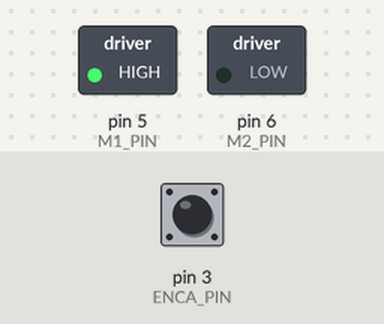
Recording of a program running on a simulated Arduino Nano, built with avr-gcc and run on an emulated ATmega328P. Shown: switched loads named in the program (green lamp = pin HIGH). The inputs (shaded band) are chosen by the test bench; at power-on: pin 3 (ENCA_PIN) HIGH. Pins used as bus, display or sensor lines are not drawn.

Above: at 1.5 s.
At 4.7 s:
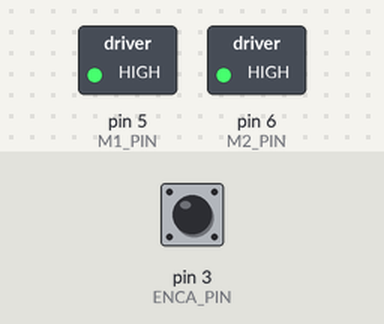
Timing chart, 0 to 7.2 s (numbered marks = the images above):
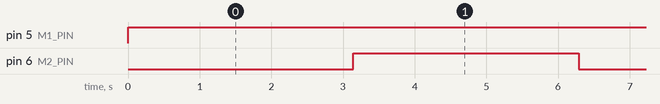

The program:

main.cpp
```cpp
#include <Arduino.h>
#include <TimerOne.h>
#include <util/atomic.h>

// #define _DEBUG

#define SLEEP_PIN 2
#define ENCA_PIN 3
#define ENCB_PIN 4
#define M1_PIN 5
#define M2_PIN 6

// specify interrupt variable as volatile
volatile long g_positionInterrupt = 0L;
volatile bool timerTrigger = true;

// Encoder interrupt routine
void readEncoder() { // on rising edge of Encode A
    int encBState = digitalRead(ENCB_PIN);
    if (encBState > 0) { // if Encoder B is ahead implies CW rotation
        g_positionInterrupt++;
    } else { // if Encoder B is lagging implies CCW rotation
        g_positionInterrupt--;
    }
}

// set trigger for control loop update
void timerCallback() {
    timerTrigger = true;
}

// PID state variables
float previousError = 0.0f;
float errorIntegral = 0.0f;

// PID control feedback loop
float pid_controller(float desired, float measured, float deltaTime, float kp, float kd, float ki) {
    // error
    float error = desired - measured;

    // derivative
    float errorDerivative = (error - previousError) / (deltaTime);

    // integral
    errorIntegral += error * deltaTime;

    // control signal
    float controlSignal = kp * error + kd * errorDerivative + ki * errorIntegral;

    // store previous error
    previousError = error;

    return controlSignal;
}

// direction must be either of 1, 0, -1
// pwmValues must be [0, 255]
// motor1_pin and motor2_pin both must support pwm output
void setMotor(int direction, int pwmValue, int motor1_pin, int motor2_pin) {
    if (0 == direction) {              // free wheeling
        digitalWrite(SLEEP_PIN, LOW);  // sleep
    } else if (0 == pwmValue) {        // braking
        digitalWrite(SLEEP_PIN, HIGH); // wake
        digitalWrite(motor1_pin, HIGH);
        digitalWrite(motor2_pin, HIGH);
    } else if (1 == direction) {       // CW rotation
        digitalWrite(SLEEP_PIN, HIGH); // wake
        analogWrite(motor1_pin, pwmValue);
        digitalWrite(motor2_pin, LOW);
    } else if (-1 == direction) {      // CCW rotation
        digitalWrite(SLEEP_PIN, HIGH); // wake
        digitalWrite(motor1_pin, LOW);
        analogWrite(motor2_pin, pwmValue);
    }
}

// Timing loop state
static unsigned long prevTime = 0UL;
static long prevPosition = 0L;

// conversion factor to encoder velocity to motor power
float KV = 0.0f;

void setup() {
    // put your setup code here, to run once:
#ifdef _DEBUG
    Serial.begin(115200);
#endif

    // motor specs
    float rpm = 180; // 9V/12V at 240 rpm max
    int gearRatio = 100;
    int encoderRate = 7;

    // velocity conversion factor
    KV = 60.0f / (encoderRate * gearRatio * rpm);

    // set I/O configuration
    pinMode(ENCA_PIN, INPUT);
    pinMode(ENCB_PIN, INPUT);
    attachInterrupt(digitalPinToInterrupt(ENCA_PIN), readEncoder, RISING);
    pinMode(SLEEP_PIN, OUTPUT);
    pinMode(M1_PIN, OUTPUT);
    pinMode(M2_PIN, OUTPUT);

    // set initial time
    prevTime = micros();

    // setup timer2 for control loop update
    Timer1.initialize(1000); // 1 KHz
    Timer1.attachInterrupt(timerCallback);
}

// filter history
float v1Filt = 0.0f;
float v1Prev = 0.0f;

// PID constants for N20 motor
const float KP = 3.50f;
const float KD = 0.00f;
const float KI = 0.05f;

void loop() {
    // only if time for control loop update
    if (true == timerTrigger) {
        unsigned long currTime = micros();
        float deltaTime = ((float)(currTime - prevTime)) / 1.0e6f;

        // Read the position in an atomic block to avoid a potential
        // misread if the interrupt coincides with this code running
        long currentPosition = 0L;
        ATOMIC_BLOCK(ATOMIC_RESTORESTATE) {
            currentPosition = g_positionInterrupt;
        }

        // Compute velocity with method 1
        float velocity1 = ((float)(currentPosition - prevPosition)) / deltaTime;
        prevPosition = currentPosition;
        prevTime = currTime;

        // Convert count/s to RPM
        float v1 = velocity1 * KV;

        // Low-pass filter (25 Hz cutoff)
        v1Filt = 0.8544f * v1Filt + 0.0728f * v1 + 0.0728f * v1Prev;
        v1Prev = v1;

        // Set a target
        float vt = 1.0f * (sin(currTime / 1e6f) > 0.0f);
        // float vt = 0.5f * sin(currTime / 1e6f) + 0.5f;

        // update feedback control loop
        float controlSignal = pid_controller(vt, v1Filt, deltaTime, KP, KD, KI);

        // motor direction based on sign of control signal
        int motorDirection = (controlSignal < 0.0f) ? -1 : 1;

        // motor power clipped to 8-bit PWM range
        int motorPower = (int)fabs(255.0f * controlSignal);
        if (motorPower >= 255) { // clamp to max PWM
            motorPower = 255;
        } else if (motorPower < 51 || fabs(vt) < 0.05f) { // clamp to zero below 20% deadzone
            motorPower = 0;
        }

        // signal the motor
        setMotor(motorDirection, motorPower, M1_PIN, M2_PIN);

#ifdef _DEBUG
        // debug: teleplot monitoring
        char buffer[256];
        sprintf(buffer, ">dt:%d\r\n>vt:%d\r\n>v1:%d\r\n>mpwr:%d\r\n",
                (int)(deltaTime * 1e6f), (int)(vt * 100), (int)(v1 * 100), motorPower);
        Serial.print(buffer);
#endif

        // rest trigger
        timerTrigger = false;
    }
}
```

Measured:
- by itself, pin 5 (M1_PIN): LOW → HIGH at 0.00 s
- by itself, pin 6 (M2_PIN): alternates HIGH for 3.1 s and LOW for 3.1 s, 12 changes in all, then stays LOW
